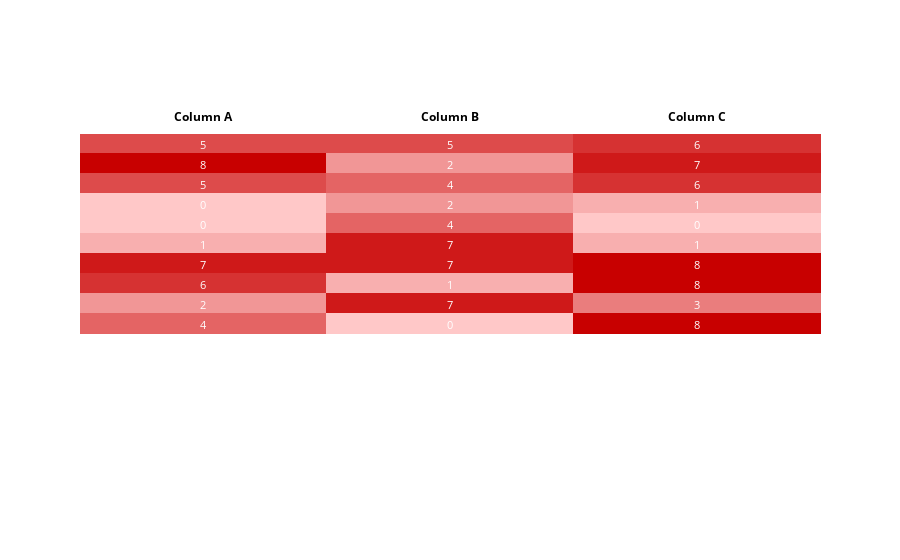

This figure's notebook cell:
### Markdown cell above
<h4 id="Cell-Color-Based-on-Variable">Cell Color Based on Variable<a class="anchor-link" href="#Cell-Color-Based-on-Variable">¶</a></h4>

### Code cell
import plotly.graph_objects as go
from plotly.colors import n_colors
import numpy as np
np.random.seed(1)

colors = n_colors('rgb(255, 200, 200)', 'rgb(200, 0, 0)', 9, colortype='rgb')
a = np.random.randint(low=0, high=9, size=10)
b = np.random.randint(low=0, high=9, size=10)
c = np.random.randint(low=0, high=9, size=10)

fig = go.Figure(data=[go.Table(
  header=dict(
    values=['<b>Column A</b>', '<b>Column B</b>', '<b>Column C</b>'],
    line_color='white', fill_color='white',
    align='center',font=dict(color='black', size=12)
  ),
  cells=dict(
    values=[a, b, c],
    line_color=[np.array(colors)[a],np.array(colors)[b], np.array(colors)[c]],
    fill_color=[np.array(colors)[a],np.array(colors)[b], np.array(colors)[c]],
    align='center', font=dict(color='white', size=11)
    ))
])

fig.show()

### Figure 1 — Plotly figure (JSON) as saved in the notebook; plotly's stock layout.template omitted (floating-point values rounded to 4 significant figures)
{"data": [{"cells": {"align": "center", "fill": {"color": [["rgb(220.625, 75.0, 75.0)", "rgb(200.0, 0.0, 0.0)", "rgb(220.625, 75.0, 75.0)", "rgb(255.0, 200.0, 200.0)", "rgb(255.0, 200.0, 200.0)", "rgb(248.125, 175.0, 175.0)", "rgb(206.875, 25.0, 25.0)", "rgb(213.75, 50.0, 50.0)", "rgb(241.25, 150.0, 150.0)", "rgb(227.5, 100.0, 100.0)"], ["rgb(220.625, 75.0, 75.0)", "rgb(241.25, 150.0, 150.0)", "rgb(227.5, 100.0, 100.0)", "rgb(241.25, 150.0, 150.0)", "rgb(227.5, 100.0, 100.0)", "rgb(206.875, 25.0, 25.0)", "rgb(206.875, 25.0, 25.0)", "rgb(248.125, 175.0, 175.0)", "rgb(206.875, 25.0, 25.0)", "rgb(255.0, 200.0, 200.0)"], ["rgb(213.75, 50.0, 50.0)", "rgb(206.875, 25.0, 25.0)", "rgb(213.75, 50.0, 50.0)", "rgb(248.125, 175.0, 175.0)", "rgb(255.0, 200.0, 200.0)", "rgb(248.125, 175.0, 175.0)", "rgb(200.0, 0.0, 0.0)", "rgb(200.0, 0.0, 0.0)", "rgb(234.375, 125.0, 125.0)", "rgb(200.0, 0.0, 0.0)"]]}, "font": {"color": "white", "size": 11}, "line": {"color": [["rgb(220.625, 75.0, 75.0)", "rgb(200.0, 0.0, 0.0)", "rgb(220.625, 75.0, 75.0)", "rgb(255.0, 200.0, 200.0)", "rgb(255.0, 200.0, 200.0)", "rgb(248.125, 175.0, 175.0)", "rgb(206.875, 25.0, 25.0)", "rgb(213.75, 50.0, 50.0)", "rgb(241.25, 150.0, 150.0)", "rgb(227.5, 100.0, 100.0)"], ["rgb(220.625, 75.0, 75.0)", "rgb(241.25, 150.0, 150.0)", "rgb(227.5, 100.0, 100.0)", "rgb(241.25, 150.0, 150.0)", "rgb(227.5, 100.0, 100.0)", "rgb(206.875, 25.0, 25.0)", "rgb(206.875, 25.0, 25.0)", "rgb(248.125, 175.0, 175.0)", "rgb(206.875, 25.0, 25.0)", "rgb(255.0, 200.0, 200.0)"], ["rgb(213.75, 50.0, 50.0)", "rgb(206.875, 25.0, 25.0)", "rgb(213.75, 50.0, 50.0)", "rgb(248.125, 175.0, 175.0)", "rgb(255.0, 200.0, 200.0)", "rgb(248.125, 175.0, 175.0)", "rgb(200.0, 0.0, 0.0)", "rgb(200.0, 0.0, 0.0)", "rgb(234.375, 125.0, 125.0)", "rgb(200.0, 0.0, 0.0)"]]}, "values": [[5, 8, 5, 0, 0, 1, 7, 6, 2, 4], [5, 2, 4, 2, 4, 7, 7, 1, 7, 0], [6, 7, 6, 1, 0, 1, 8, 8, 3, 8]]}, "header": {"align": "center", "fill": {"color": "white"}, "font": {"color": "black", "size": 12}, "line": {"color": "white"}, "values": ["<b>Column A</b>", "<b>Column B</b>", "<b>Column C</b>"]}, "type": "table"}], "layout": {}}
